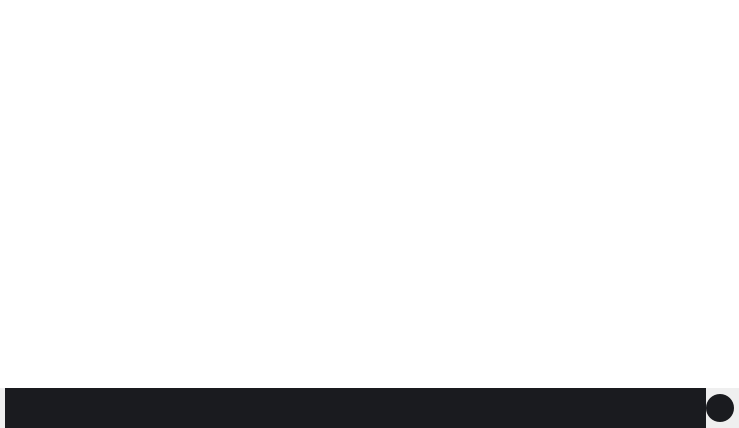
                   <widget class="QWidget" name="scrollAreaWidgetContents_2">
                    <property name="geometry">
                     <rect>
                      <x>0</x>
                      <y>0</y>
                      <width>739</width>
                      <height>428</height>
                     </rect>
                    </property>
                    <property name="styleSheet">
                     <string notr="true">border: none;</string>
                    </property>
                    <layout class="QVBoxLayout" name="verticalLayout_15">
                     <property name="spacing">
                      <number>0</number>
                     </property>
                     <property name="leftMargin">
                      <number>0</number>
                     </property>
                     <property name="topMargin">
                      <number>0</number>
                     </property>
                     <property name="rightMargin">
                      <number>0</number>
                     </property>
                     <property name="bottomMargin">
                      <number>0</number>
                     </property>
                     <item>
                      <layout class="QVBoxLayout" name="musicFolderTab">
                       <property name="spacing">
                        <number>0</number>
                       </property>
                       <item>
                        <widget class="QListWidget" name="musicLibrary">
                         <property name="styleSheet">
                          <string notr="true">QListWidget  {
	border: none;
	color: rgb(122, 122, 122);
	font-size: 12px;
}

QListWidget:item {
	border: none;
	height: 25px;
}

QListWidget:item:hover {
	background-color: rgb(48, 50, 57);
}

QListWidget:item:selected {
	background-color: rgb(255, 202, 29);
	color: rgb(50, 51, 59);
}

QScrollArea {
	
	background-color: rgb(26, 27, 31);
}

QScrollBar:vertical {
	background-color: rgb(50, 51, 59);
	width: 8px;
	border-radius: 4px;
	border: none;
	margin: 0;
}

QScrollBar:handle {
	width: 8px;
	border-radius: 4px;
	background-color: rgb(26, 27, 31);
}

QScrollBar::add-page:vertical {
	background-color: rgb(255, 170, 0);
}

QScrollBar::sub-page:vertical {
	background-color: rgb(255, 170, 0);
}

</string>
                         </property>
                        </widget>
                       </item>
                       <item>
                        <widget class="QFrame" name="musicFrame">
                         <property name="minimumSize">
                          <size>
                           <width>0</width>
                           <height>40</height>
                          </size>
                         </property>
                         <property name="maximumSize">
                          <size>
                           <width>16777215</width>
                           <height>40</height>
                          </size>
                         </property>
                         <property name="styleSheet">
                          <string notr="true"/>
                         </property>
                         <property name="frameShape">
                          <enum>QFrame::NoFrame</enum>
                         </property>
                         <property name="frameShadow">
                          <enum>QFrame::Raised</enum>
                         </property>
                         <property name="lineWidth">
                          <number>0</number>
                         </property>
                         <layout class="QHBoxLayout" name="horizontalLayout_14">
                          <property name="spacing">
                           <number>0</number>
                          </property>
                          <property name="leftMargin">
                           <number>5</number>
                          </property>
                          <property name="topMargin">
                           <number>0</number>
                          </property>
                          <property name="rightMargin">
                           <number>5</number>
                          </property>
                          <property name="bottomMargin">
                           <number>0</number>
                          </property>
                          <item>
                           <widget class="QLabel" name="running_2">
                            <property name="minimumSize">
                             <size>
                              <width>0</width>
                              <height>40</height>
                             </size>
                            </property>
                            <property name="maximumSize">
                             <size>
                              <width>16777215</width>
                              <height>40</height>
                             </size>
                            </property>
                            <property name="styleSheet">
                             <string notr="true">font-weight: bold;
font-size: 13px;
color: rgb(255, 206, 29);
background-color: rgb(26, 27, 31);
padding-left: 10px;</string>
                            </property>
                            <property name="text">
                             <string/>
                            </property>
                           </widget>
                          </item>
                          <item>
                           <widget class="QPushButton" name="playPause_2">
                            <property name="minimumSize">
                             <size>
                              <width>28</width>
                              <height>28</height>
                             </size>
                            </property>
                            <property name="maximumSize">
                             <size>
                              <width>28</width>
                              <height>28</height>
                             </size>
                            </property>
                            <property name="styleSheet">
                             <string notr="true">QPushButton {
	border: none;
	background-color: rgb(26, 27, 31);
	border-radius: 14px;
}

QPushButton:hover {
	background-color: rgb(45, 47, 54);
}

QPushButton:pressed {
	background-color: rgb(0, 0, 0);
}</string>
                            </property>
                            <property name="text">
                             <string/>
                            </property>
                            <property name="icon">
                             <iconset resource="../resources.qrc">
                              <normaloff>:/icons/assets/play.svg</normaloff>:/icons/assets/play.svg</iconset>
                            </property>
                            <property name="iconSize">
                             <size>
                              <width>24</width>
                              <height>24</height>
                             </size>
                            </property>
                           </widget>
                          </item>
                         </layout>
                        </widget>
                       </item>
                      </layout>
                     </item>
                    </layout>
                   </widget>
